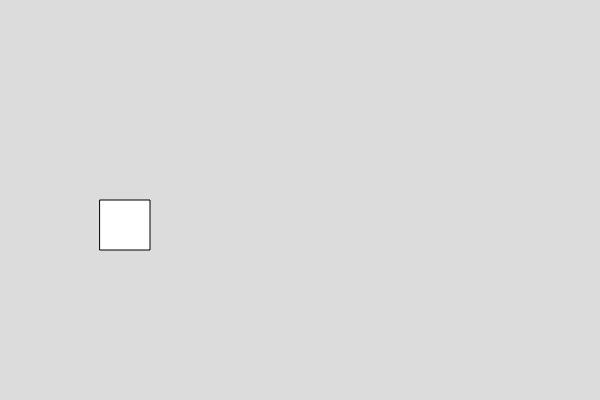
Frame 1 (no input)
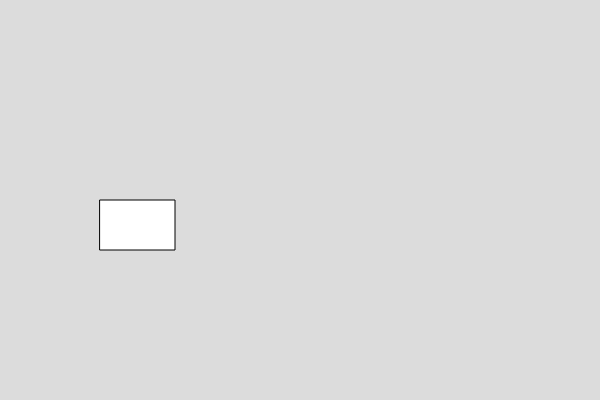
Frame 60 (no input)
Frame 120 (the mouse pressed at the canvas centre since frame 60): identical to frame 60, image omitted

The p5.js sketch that drew these frames (run headless with seeded random() and noise() and a simulated clock; from frame 60 on, the mouse is pressed at the canvas centre):

// p5.js sketch
// ── sketch.js

var box1;

function setup() {
  createCanvas(600, 400);
  box1 = new Box()
}

function draw() {
  background(220);
box1.show()
box1.setwidth(75)
}


// ── box.js
class Box
  {
    constructor()
    {
      this.x =100;
      this.y = 200
      this.w = 50;
      this.h = 50;
    }
    
    show()
    {
      rect(this.x,this.y,this.w,this.h)
    }
    
    //write function to set the width of the box
    setwidth(w){
      this.w = w
    }


  }

  

  
